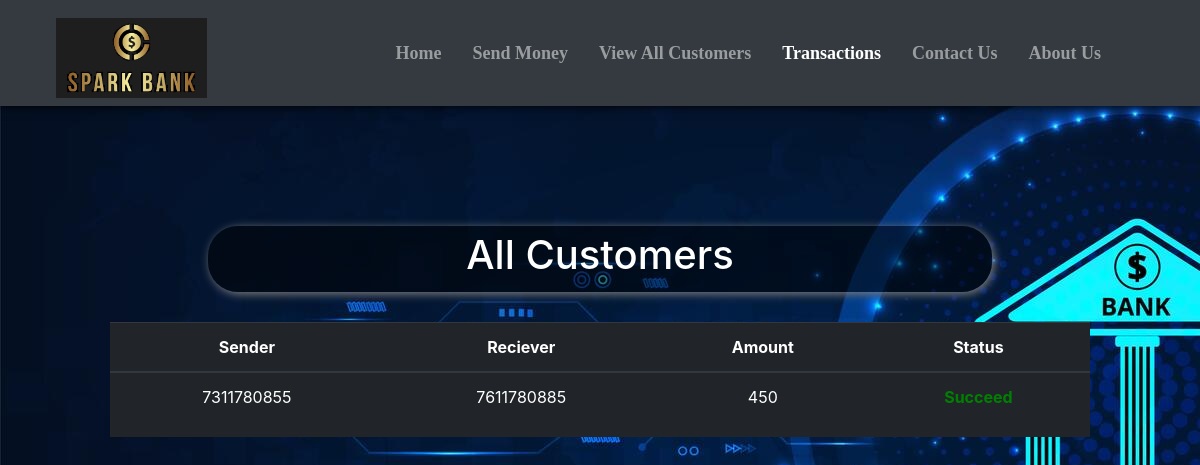
Screenshot of /transactions.php with the database file from the repository.
### tables this page shows
CREATE TABLE `transactions` (
  `sr` int(11) NOT NULL,
  `sender` varchar(10) NOT NULL,
  `receiver` varchar(10) NOT NULL,
  `amount` bigint(20) NOT NULL,
  `status` varchar(10) NOT NULL
);

### transactions.php (the view, shortened to what this page needs)
<!doctype html>
<html lang="en">
<head>
    <link href="//maxcdn.bootstrapcdn.com/bootstrap/4.1.1/css/bootstrap.min.css" rel="stylesheet" id="bootstrap-css">
    <link rel="stylesheet" href="https://use.fontawesome.com/releases/v5.1.0/css/all.css"
>
</head>
<body style="background-image:url('sec/bbbb.jpg'); padding-top:8%;">
    <?php include 'spin.php'; ?>
    <nav class="navbar navbar-expand-lg navbar-dark bg-dark fixed fixed-top"
        style="font-family:candara; font-size:18px; box-shadow: 0px 0px 10px 0px black;">
        <div class="container-fluid">
            <a href="index.php"><img src="sec/1.JPEG" alt=""
                    style="height: 80px; margin-left:25px; margin-top:10px;"></a>
        </div>
        <div class="collapse navbar-collapse" id="navbarSupportedContent">
            <b>
                <ul class="navbar-nav ">
                    <li class="nav-item nav-links" style="margin-left:15px;">
                        <a class="nav-link text-nowrap" aria-current="page" href="index.php">Home</a>
                    </li>
                    <li class="nav-item" style="margin-left:15px; ">
                        <a class="nav-link text-nowrap" href="send_money.php">Send Money</a>
                    </li>
                    <li class="nav-item" style="margin-left:15px;">
                        <a class="nav-link text-nowrap" href="all_cust.php">View All Customers</a>
                    </li>
                    <li class="nav-item" style="margin-left:15px;">
                        <a class="nav-link text-nowrap active" href="transactions.php">Transactions</a>
                    </li>
                    <li class="nav-item" style="margin-left:15px;">
                        <a class="nav-link text-nowrap" href="contact_us.php">Contact Us</a>
                    </li>
                    <li class="nav-item" style="margin-left:15px; margin-right:75px;">
                        <a class="nav-link text-nowrap" href="about_us.php">About Us</a>
                    </li>
                </ul>
            </b>
        </div>
    </nav>
    <center>
        <div class="container" style="margin-top: 10%; padding:10px 80px 10px 80px; ">
            <div
                style="width:80%; background-color:rgba(0,0,0,.5); padding:5px 5px 5px 5px; border-radius:30px; box-shadow: 2px 2px 10px gray;">
                <h1 style=" color:white;">All Customers</h1>
            </div>
            <?php
    $conn = mysqli_connect($servername, $username, $password, $database);
    if(!$conn){
        die("Connection not established: ".mysqli_connect_error());
    }else{
        $sql = "SELECT * FROM `transactions`";
        $result = mysqli_query($conn, $sql);
?>
            <table class="table table-dark" style="margin-top: 30px;">
                <thead>
                    <tr>
                        <th scope="col">Sender</th>
                        <th scope="col">Reciever</th>
                        <th scope="col">Amount</th>
                        <th scope="col">Status</th>
                    </tr>
                </thead>
                <?php
echo "<tbody>";
        while($row = mysqli_fetch_assoc($result)){
        if(!(empty($row['sender']) && empty($row['receiver']) && empty($row['amount'])))
            {echo    '
            <tr>
              <td>'.$row['sender'].'</td>
              <td>'.$row['receiver'].'</td>
              <td>'.$row['amount'].'</td>
              <td>'; ?> <?php if($row['status'] == "succeed"){echo '<b><p style="color:green;">Succeed</p></b>';}else{echo '<b><p style="color:red;">Failed</p></b>';} ?>
              <?php echo '</td>
              </tr>';}
    }
    }
    echo "</tbody>";
?>
        </div>
    </center>
</body>
</html>

### transactions.php (style rules this page uses)
th, td { text-align: center; }

### rows the page displays
transactions: sender "7311780855", receiver "7611780885", amount "450", status "Succeed"
